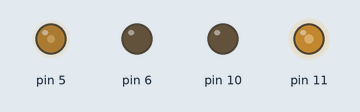
Bench run of a sketch on a simulated Arduino Uno, built with avr-gcc and run on an emulated ATmega328P. On the bench: output pins drawn as LEDs (lit = HIGH).

Above: at 0.05 s.
At 5.65 s:
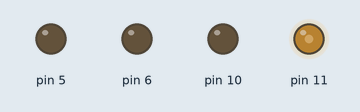
At 6.75 s:
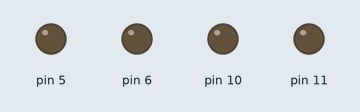
At 11.05 s:
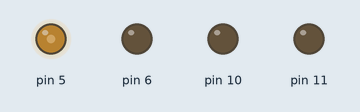
At 15.05 s:
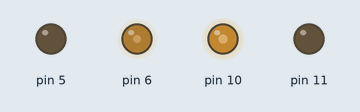
Timing chart, 0 to 19.6 s (numbered marks = the images above):
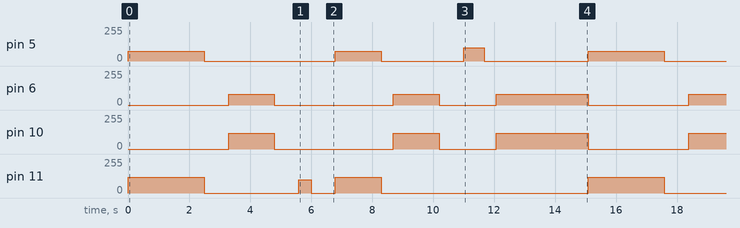

Measured:
- by itself, pin 5: repeats every 15.1 s: 0/255 4.3 s, 73/255 1.5 s, 0/255 2.7 s, 100/255 0.68 s, 0/255 3.4 s, 73/255 2.5 s
- by itself, pin 6: repeats every 15.1 s: 0/255 3.9 s, 80/255 1.5 s, 0/255 1.9 s, 80/255 3.0 s, 0/255 3.3 s, 80/255 1.5 s
- by itself, pin 10: repeats every 15.1 s: 0/255 3.9 s, 120/255 1.5 s, 0/255 1.9 s, 120/255 3.0 s, 0/255 3.3 s, 120/255 1.5 s
- by itself, pin 11: repeats every 15.1 s: 0/255 3.1 s, 100/255 0.40 s, 0/255 0.80 s, 120/255 1.5 s, 0/255 6.8 s, 120/255 2.5 s

The sketch:

lab03_Group18_Bonus_K.ino
```cpp
void setup() {
  pinMode(5,OUTPUT);
  pinMode(6,OUTPUT);
  pinMode(10,OUTPUT);
  pinMode(11,OUTPUT);
}
void loop() {
  forward(2500);
  s(800);
  back(1500);
  s(800);
  turn_R(400);
  s(800);
  forward(1500);
  s(400);
  back(1500);
  s(800);
  turn_L(680);
  s(400);
  back(3000);
}

void forward(int t){
  analogWrite(5,73);
  analogWrite(6,0);
  analogWrite(10,0);
  analogWrite(11,120);
  delay(t);}
 void back(int t){
  analogWrite(5,0);
  analogWrite(6,80);
  analogWrite(10,120);
  analogWrite(11,0);
  delay(t);}
 void turn_L(int t){
  analogWrite(5,100);
  analogWrite(6,0);
  analogWrite(10,0);
  analogWrite(11,0);
  delay(t);}
 void turn_R(int t){
  analogWrite(5,0);
  analogWrite(6,0);
  analogWrite(10,0);
  analogWrite(11,100);
  delay(t);}
 void s(int t){
  analogWrite(5,0);
  analogWrite(6,0);
  analogWrite(10,0);
  analogWrite(11,0);
  delay(t);}
```
